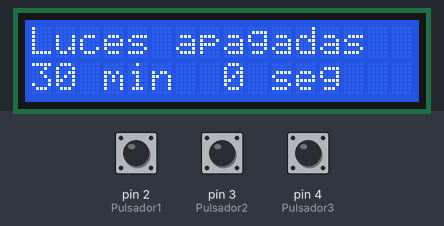
A sketch run on a simulated Arduino Uno, built with avr-gcc and run on an emulated ATmega328P. Parts: 16×2 character LCD. Inputs (shaded band) come from the test bench; at power-on: pin 4 (Pulsador3) HIGH, pin 2 (Pulsador1) HIGH, pin 3 (Pulsador2) HIGH. What the sketch prints to the serial monitor is not drawn.

Above: at 1.2 s.
1.3 s: pin 4 (Pulsador3) pulled LOW for 1 s
At 3.4 s:
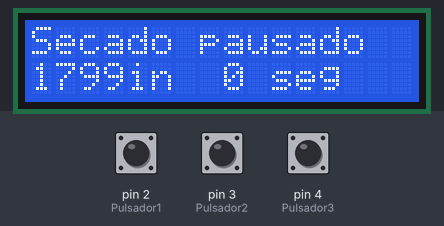
3.8 s: pin 2 (Pulsador1) pulled LOW for 1 s
At 5.9 s:
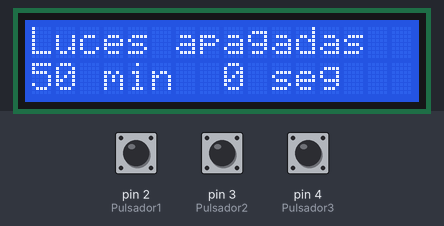
6.3 s: pin 3 (Pulsador2) pulled LOW for 3.2 s
At 9.2 s:
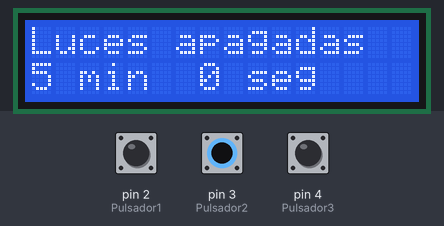
11.0 s: pin 4 (Pulsador3) pulled LOW for 0.3 s
At 11.8 s:
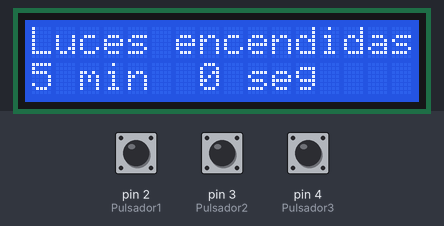
Timing chart, 0 to 13.8 s (numbered marks = the images above; inputs shaded):
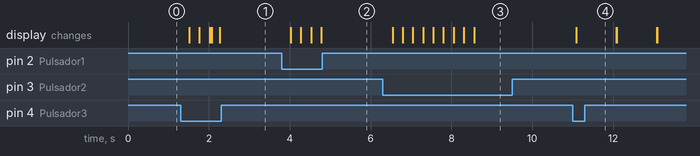

Measured:
- after the input at 1.3 s, the display: first changes after 0.22 s (image 1 shows a later state)
- after the input at 3.8 s, the display: first changes after 0.22 s (image 2 shows a later state)
- after the input at 6.3 s, the display: first changes after 0.24 s (image 3 shows a later state)
- after the input at 11.0 s, the display: changes after 0.08 s (image 4)

The sketch:

main.ino
```cpp
// librerias para el lcd y el timer
#include <LiquidCrystal.h>
#include <TimerOne.h>

// initializacion lcd
LiquidCrystal lcd(7, 8, 9, 10, 11, 12);
//pines pulsadores y luces
const int Pulsador1=2;
const int Pulsador2=3;
const int Pulsador3=4;
const int Luces=5;

bool P1;
bool P2;
bool P3;
bool pausa=0;
int opcion;
long tencendido;
int encendido;
const int salto = 300;
int queda;
char quedaTexto[17];
int quedaMenu=1800;
char quedaMenuTexto[17];


void setup() {
  pinMode(Pulsador1,INPUT_PULLUP);
  pinMode(Pulsador2,INPUT_PULLUP);
  pinMode(Pulsador3,INPUT_PULLUP);
  // set up the LCD's number of columns and rows:
  lcd.begin(16, 2);
  // Print a message to the LCD.
  lcd.setCursor(0,0);
  lcd.print("Luces apagadas");
  lcd.setCursor(0, 1);
  lcd.print(0);
  lcd.print(" s");
  digitalWrite(LED_BUILTIN,LOW);
  Timer1.initialize(1000000);
  Timer1.attachInterrupt(tiempo);
  Serial.begin(9600);
}

void loop() {
  P1= digitalRead(Pulsador1);
  P2= digitalRead(Pulsador2);
  P3= digitalRead(Pulsador3);
  //pulsador subir tiempo
  if(!P1){
    opcion=1;
  }
  //pulsador bajar tiempo
  if(!P2){
    opcion=2;
  }
  //desactiva si ninguno esta pulsado y no ha acabado el secado
  if(P1&&P2&&opcion!=4){
    opcion=0;
  }
  //pulsador encender/pausa
  if(!P3){
    opcion=3;
  }


  switch(opcion){
    //aumenta el tiempo
    case 1:
      quedaMenu=quedaMenu+salto;
      //cancela el secado si se pulsa y esta pausado
      if(pausa){
        pausa=0;
        queda=0;
        lcd.setCursor(0, 0);
        lcd.write("Luces apagadas");
      }
    break;
    //disminuye el tiempo
    case 2:
      if(quedaMenu>salto){
        quedaMenu=quedaMenu-salto;
      }
    break;
    //inicia el secado o lo pausa
    case 3:
      noInterrupts();
      if(queda<=0){
        lcd.setCursor(0,0);
        queda=quedaMenu;
        lcd.print("Luces encendidas");
        digitalWrite(Luces,HIGH);
      }

      //implementacion pausa
      else{
        Serial.print(pausa);
        if(!pausa){
          pausa=1;
          lcd.setCursor(0,0);
          lcd.print("Secado pausado  ");
          digitalWrite(Luces,LOW);
        }
        else{
          pausa=0;
          lcd.setCursor(0,0);
          lcd.print("Luces encendidas");
          digitalWrite(Luces,HIGH);
        }
      }
      interrupts();
    break;
    //indica que el secado ha acabado
    case 4:
      lcd.setCursor(0, 0);
      lcd.write("Fin de secado   ");
      digitalWrite(Luces,LOW);
    break;

    default:
    break;
  }

  //actualizacion lcd
  if(queda<=0){
    noInterrupts();
    sprintf(quedaMenuTexto, "%d", quedaMenu/60);
    lcd.setCursor(0, 1);
    lcd.write(quedaMenuTexto);
    lcd.write(" min  ");
    sprintf(quedaMenuTexto, "%d", quedaMenu%60);
    lcd.write(quedaMenuTexto);
    lcd.write(" seg        ");
    interrupts();
  }
  else{
    if(pausa==0){
      sprintf(quedaTexto, "%d", queda/60);
      lcd.setCursor(0, 1);
      lcd.write(quedaTexto);
      lcd.write(" min  ");
      sprintf(quedaTexto, "%d", queda%60);
      lcd.write(quedaTexto);
      lcd.write(" seg        ");
    }
  }
  //esperamos hasta que el ciclo haga 250 ms
  delay(tencendido+250-millis());
  tencendido=millis();
}


void tiempo(void){
  //entra si queda tiempo y no esta pausado
  if (queda>0&&!pausa){
    queda=queda-1;
    lcd.setCursor ( 0, 1 );
    lcd.print(queda);
    //entra al terminar el tiempo
    if (queda<=0){
      opcion=4;
      }
  }
}
```
